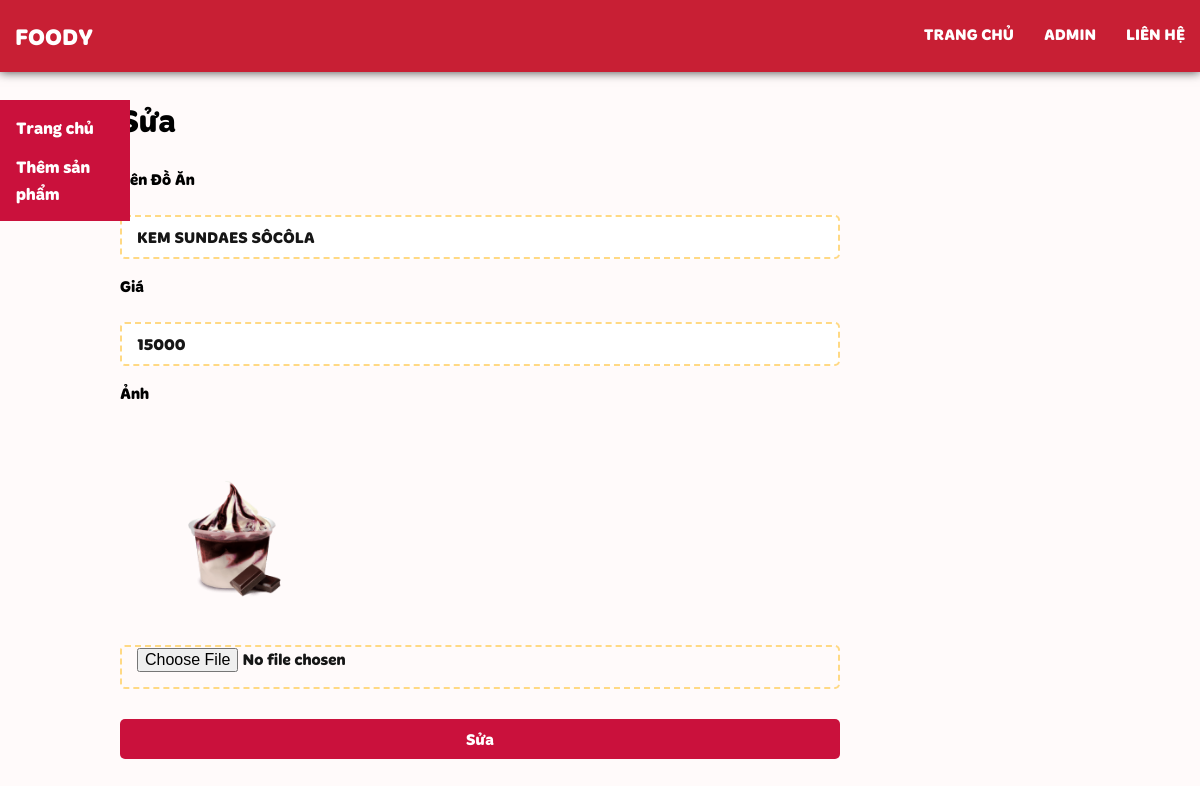
Page /page/edit.php?id=3 on the committed database.
### tables this page shows
CREATE TABLE `food` (
  `id` int(11) NOT NULL,
  `name` varchar(255) NOT NULL,
  `price` float NOT NULL,
  `image` varchar(255) NOT NULL
);

### page/edit.php (the view, shortened to what this page needs)
<?php
include_once '../server/config.php';
if (isset($_GET['id'])) {
    $id = $_GET['id'];
    $sql = "SELECT * FROM `food` WHERE id = $id";
    $result = $connection->query($sql);
    $row = $result->fetch_assoc();
}
?>
<!DOCTYPE html>
<html lang="en">
<head>
    <link rel="stylesheet" href="../css/edit.css">
</head>
<body>
    <?php include './navbar.php' ?>
    <?php include './sidebar.php' ?>
    <div class="main">
        <h1>Sửa</h1>
        <form action="" method="POST" enctype="multipart/form-data">
            <div class="form-group">
                <label for="name">Tên Đồ Ăn</label> <br>
                <input type="text" name="name" id="name" placeholder="Tên Đồ Ăn" class="form-inp" value="<?php echo $row['name'] ?>" required>
            </div>
            <div class="form-group">
                <label for="price">Giá</label><br>
                <input type="number" name="price" id="price" placeholder="Giá" class="form-inp" required value="<?php echo $row['price'] ?>">
            </div>
            <div class="form-group">
                <label for="image">Ảnh</label> <br>
                <img src="../asset/img/<?php echo $row['image'] ?>" alt="">
                <input type="file" name="image" id="image" class="form-inp">
            </div>
            <div class="form-group">
                <input type="submit" value="Sửa" name="edit" class="btn-add">
            </div>
        </form>
</body>
</html>

### css/edit.css (style rules this page uses)
body { font-family: "Merge", sans-serif; margin: 0; padding: 0; background-color: snow; }
.main { min-height: 100vh; max-width: 960px; margin: 0 auto; position: relative; top: 75px; z-index: 1; }
form { width: 100%; display: flex; flex-direction: column; }
.form-group { width: 75%; display: flex; flex-direction: column; margin-bottom: 15px; }
.form-group img { width: 30%; height: auto; object-fit: cover; }
.form-inp { height: 40px; border: 2px dashed #ffd984; border-radius: 5px; padding: 0 15px; font-size: 16px; color: #161616; outline: none; font-family: "Merge", sans-serif; }
.btn-add { width: 100%; height: 40px; border: none; border-radius: 5px; background-color: #ca113c; color: #fff; font-size: 16px; cursor: pointer; outline: none; font-family: "Merge", sans-serif; }

### rows in the picture
food: name "KEM SUNDAES SÔCÔLA", price "15000", image (picture)
